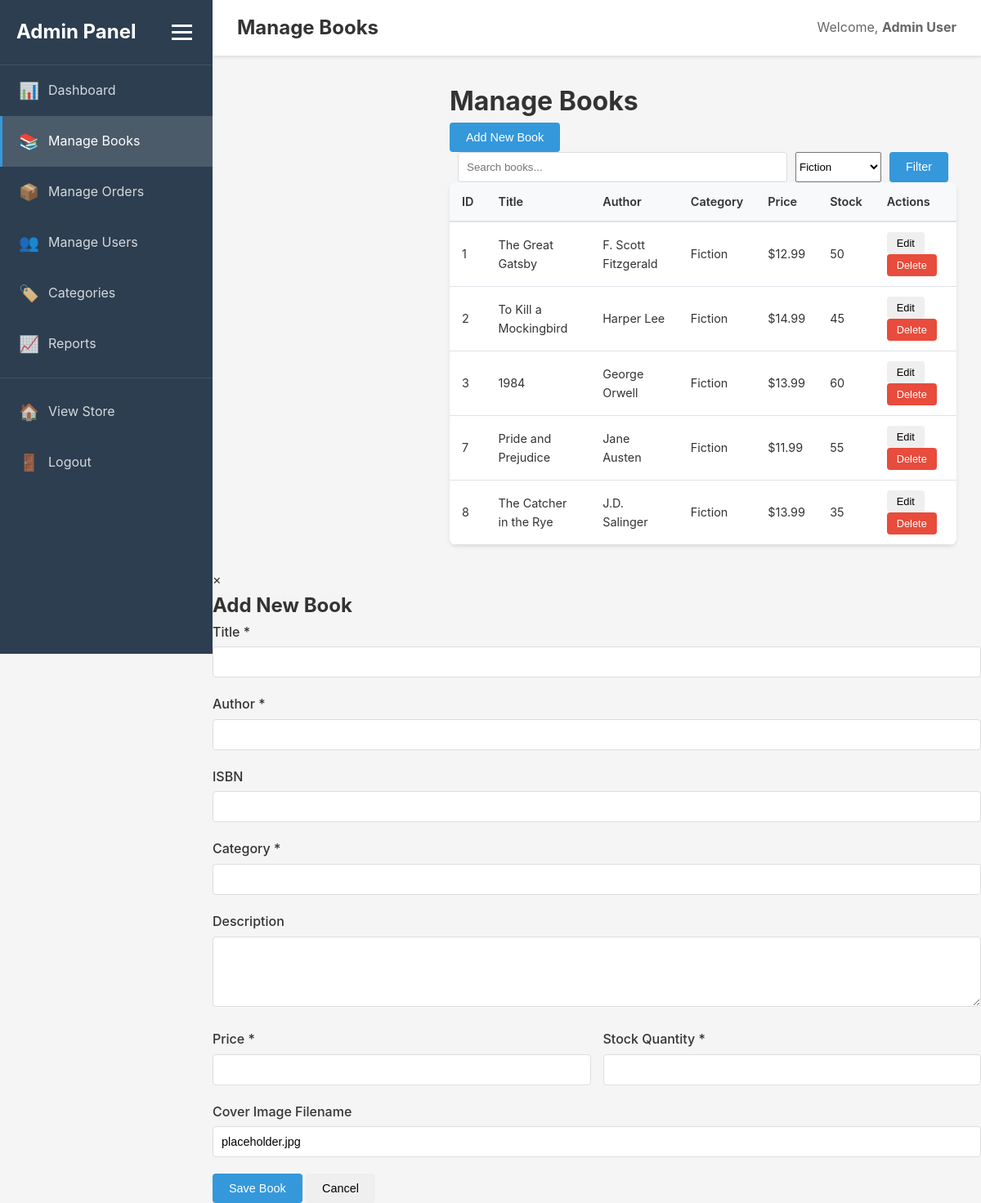
The page /admin/books.php?category=Fiction (signed in) on the database its author committed.
### tables this page shows
CREATE TABLE IF NOT EXISTS books (
    id INT AUTO_INCREMENT PRIMARY KEY,
    title VARCHAR(255) NOT NULL,
    author VARCHAR(255) NOT NULL,
    isbn VARCHAR(20) UNIQUE,
    category VARCHAR(100) NOT NULL,
    description TEXT,
    price DECIMAL(10, 2) NOT NULL,
    stock_quantity INT DEFAULT 0,
    cover_image VARCHAR(255),
    created_at TIMESTAMP DEFAULT CURRENT_TIMESTAMP,
    updated_at TIMESTAMP DEFAULT CURRENT_TIMESTAMP ON UPDATE CURRENT_TIMESTAMP,
    INDEX idx_category (category),
    INDEX idx_author (author),
    INDEX idx_isbn (isbn),
    FULLTEXT idx_search (title, author, description)
);

### admin/books.php (the view, shortened to what this page needs)
<?php
$db = Database::getInstance();
$conn = $db->getConnection();
$search = $_GET['search'] ?? '';
$category_filter = $_GET['category'] ?? '';
$where_conditions = [];
$params = [];
if ($category_filter) {
    $where_conditions[] = "category = ?";
    $params[] = $category_filter;
}
$where_clause = $where_conditions ? "WHERE " . implode(" AND ", $where_conditions) : "";
$sql = "SELECT * FROM books $where_clause ORDER BY created_at DESC";
$stmt = $conn->prepare($sql);
$stmt->execute($params);
$books = $stmt->fetchAll();
$categories = $conn->query("SELECT DISTINCT category FROM books ORDER BY category")->fetchAll(PDO::FETCH_COLUMN);
?>
<!DOCTYPE html>
<html lang="en">
<head>
    <link rel="stylesheet" href="../css/style.css">
    <link rel="stylesheet" href="../css/admin.css">
</head>
<body>
    <?php $pageTitle = 'Manage Books'; include 'header.php'; ?>
        <main class="admin-main">
            <div class="page-header">
                <h1>Manage Books</h1>
                <button onclick="showAddModal()" class="btn btn-primary">Add New Book</button>
            </div>
            <div class="filters">
                <form method="GET" action="" class="search-form">
                    <input type="search" name="search" placeholder="Search books..." value="<?php echo htmlspecialchars($search, ENT_QUOTES); ?>">
                    <select name="category">
                        <?php foreach ($categories as $cat): ?>
                            <option value="<?php echo htmlspecialchars($cat, ENT_QUOTES); ?>"
                                <?php echo $category_filter === $cat ? 'selected' : ''; ?>>
                                <?php echo htmlspecialchars($cat, ENT_QUOTES); ?>
                            </option>
                        <?php endforeach; ?>
                    </select>
                    <button type="submit" class="btn btn-primary">Filter</button>
                </form>
            </div>
            <div class="table-responsive">
                <table class="admin-table">
                    <thead>
                        <tr>
                            <th>ID</th>
                            <th>Title</th>
                            <th>Author</th>
                            <th>Category</th>
                            <th>Price</th>
                            <th>Stock</th>
                            <th>Actions</th>
                        </tr>
                    </thead>
                    <tbody>
                        <?php foreach ($books as $book): ?>
                            <tr>
                                <td><?php echo $book['id']; ?></td>
                                <td><?php echo htmlspecialchars($book['title'], ENT_QUOTES); ?></td>
                                <td><?php echo htmlspecialchars($book['author'], ENT_QUOTES); ?></td>
                                <td><?php echo htmlspecialchars($book['category'], ENT_QUOTES); ?></td>
                                <td>$<?php echo number_format($book['price'], 2); ?></td>
                                <td><?php echo $book['stock_quantity']; ?></td>
                                <td>
                                    <button onclick='editBook(<?php echo json_encode($book); ?>)' class="btn btn-sm btn-outline">Edit</button>
                                    <form method="POST" style="display:inline;" onsubmit="return confirm('Delete this book?');">
                                        <button type="submit" class="btn btn-sm btn-danger">Delete</button>
                                    </form>
                                </td>
                            </tr>
                        <?php endforeach; ?>
                    </tbody>
                </table>
            </div>
        </main>
    </div>
    <div id="bookModal" class="modal">
        <div class="modal-content">
            <span class="close" onclick="closeModal()">&times;</span>
            <h2 id="modalTitle">Add New Book</h2>
            <form method="POST" action="">
                <div class="form-group">
                    <label for="title">Title *</label>
                    <input type="text" id="title" name="title" required>
                </div>
                <div class="form-group">
                    <label for="author">Author *</label>
                    <input type="text" id="author" name="author" required>
                </div>
                <div class="form-group">
                    <label for="isbn">ISBN</label>
                    <input type="text" id="isbn" name="isbn">
                </div>
                <div class="form-group">
                    <label for="category">Category *</label>
                    <input type="text" id="category" name="category" required>
                </div>
                <div class="form-group">
                    <label for="description">Description</label>
                    <textarea id="description" name="description" rows="4"></textarea>
                </div>
                <div class="form-row">
                    <div class="form-group">
                        <label for="price">Price *</label>
                        <input type="number" id="price" name="price" step="0.01" min="0" required>
                    </div>
                    <div class="form-group">
                        <label for="stock_quantity">Stock Quantity *</label>
                        <input type="number" id="stock_quantity" name="stock_quantity" min="0" required>
                    </div>
                </div>
                <div class="form-group">
                    <label for="cover_image">Cover Image Filename</label>
                    <input type="text" id="cover_image" name="cover_image" value="placeholder.jpg">
                </div>
                <div class="form-actions">
                    <button type="submit" class="btn btn-primary">Save Book</button>
                    <button type="button" onclick="closeModal()" class="btn btn-outline">Cancel</button>
                </div>
            </form>
        </div>
    </div>
<?php include 'footer.php'; ?>

### assets/css/style.css (style rules this page uses)
* { margin: 0; padding: 0; box-sizing: border-box; }
:root { --primary-color: #2c3e50; --secondary-color: #3498db; --success-color: #27ae60; --danger-color: #e74c3c; --warning-color: #f39c12; --light-bg: #f8f9fa; --border-color: #dee2e6; --text-color: #333; --text-muted: #666; --shadow: 0 2px 4px rgba(0,0,0,0.1); }
body { font-family: -apple-system, BlinkMacSystemFont, 'Segoe UI', Roboto, 'Helvetica Neue', Arial, sans-serif; line-height: 1.6; color: var(--text-color); background: var(--light-bg); }
.search-form { display: flex; gap: 10px; max-width: 600px; margin: 0 auto; }
.btn { display: inline-block; padding: 10px 20px; border: none; border-radius: 4px; cursor: pointer; text-decoration: none; text-align: center; font-size: 0.95rem; font-weight: 500; transition: all 0.3s; }
.btn-primary { background: var(--secondary-color); color: white; }
.btn-danger { background: var(--danger-color); color: white; }
.btn-sm { padding: 6px 12px; font-size: 0.85rem; }
.form-group { margin-bottom: 20px; }
.form-group label { display: block; margin-bottom: 8px; font-weight: 500; color: var(--text-color); }
.form-group input, .form-group select, .form-group textarea { width: 100%; padding: 12px; border: 2px solid var(--border-color); border-radius: 4px; font-size: 1rem; }

### assets/css/admin.css (style rules this page uses)
.admin-body { margin: 0; padding: 0; font-family: -apple-system, BlinkMacSystemFont, 'Segoe UI', Roboto, 'Helvetica Neue', Arial, sans-serif; background: #f5f5f5; }
.admin-main { flex: 1; margin-left: 260px; display: flex; flex-direction: column; }
.table-responsive { overflow-x: auto; background: white; border-radius: 8px; box-shadow: 0 2px 4px rgba(0,0,0,0.1); }
.admin-table { width: 100%; border-collapse: collapse; font-size: 0.9rem; }
.admin-table thead { background: #f8f9fa; }
.admin-table th { padding: 12px 15px; text-align: left; font-weight: 600; color: #333; border-bottom: 2px solid #dee2e6; }
.admin-table td { padding: 12px 15px; border-bottom: 1px solid #dee2e6; }
.btn { display: inline-block; padding: 10px 20px; border: none; border-radius: 4px; cursor: pointer; font-size: 0.9rem; text-decoration: none; transition: all 0.3s; text-align: center; }
.btn-primary { background: #3498db; color: white; }
.btn-danger { background: #e74c3c; color: white; }
.btn-sm { padding: 6px 12px; font-size: 0.8rem; }
.form-group { margin-bottom: 20px; }
.form-group label { display: block; margin-bottom: 5px; font-weight: 500; color: #333; }
.form-group input, .form-group select, .form-group textarea { width: 100%; padding: 10px; border: 1px solid #ddd; border-radius: 4px; font-size: 0.9rem; }
.form-row { display: grid; grid-template-columns: repeat(auto-fit, minmax(200px, 1fr)); gap: 15px; }
.search-form { display: flex; gap: 10px; flex-wrap: wrap; }
.search-form input { flex: 1; min-width: 250px; padding: 10px; border: 1px solid #ddd; border-radius: 4px; }

### rows shown on the page
books: id "1", title "The Great Gatsby", author "F. Scott Fitzgerald", category "Fiction", price "12.99", stock_quantity "50"
books: id "2", title "To Kill a Mockingbird", author "Harper Lee", category "Fiction", price "14.99", stock_quantity "45"
books: id "3", title "1984", author "George Orwell", category "Fiction", price "13.99", stock_quantity "60"
books: id "7", title "Pride and Prejudice", author "Jane Austen", category "Fiction", price "11.99", stock_quantity "55"
books: id "8", title "The Catcher in the Rye", author "J.D. Salinger", category "Fiction", price "13.99", stock_quantity "35"

### other values the page prints
$pageTitle "Manage Books"
$_SESSION['full_name'] "Admin User"
form field category "Fiction"
